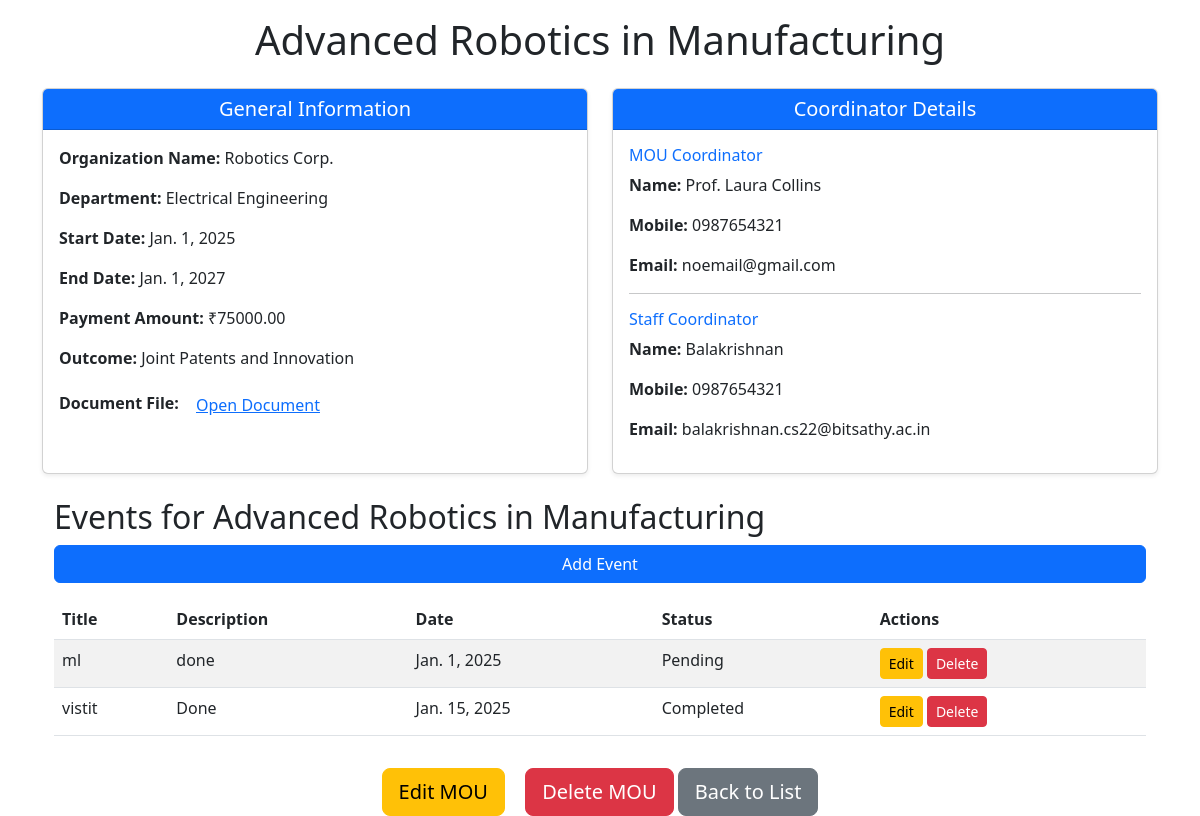
Screenshot of /view/5/ with the database file from the repository.
### mou/models.py (models this page shows, shortened)
class MOU(models.Model):
    title = models.CharField(max_length=255)
    organization_name = models.CharField(max_length=255, blank=True, null=True)
    department_choices = [
        ('cse', 'Computer Science and Engineering'),
        ('it', 'Information Technology'),
        ('ece', 'Electronics and Communication Engineering'),
        ('mech', 'Mechanical Engineering'),
        ('civil', 'Civil Engineering'),
    ]
    department = models.ManyToManyField('Department', related_name='mous')
    start_date = models.DateField()
    end_date = models.DateField()
    document = models.FileField(upload_to='mou_documents/', blank=True, null=True)
    status_choices = [
        ('draft', 'Draft'),
        ('active', 'Active'),
        ('expired', 'Expired'),
    ]
    status = models.CharField(max_length=20, choices=status_choices, default='draft')
    mou_coordinator_name = models.CharField(max_length=100, blank=True, null=True)
    mou_coordinator_mobile = models.CharField(max_length=15, blank=True, null=True)
    mou_coordinator_email = models.EmailField(blank=True, null=True)
    staff_coordinator_name = models.CharField(max_length=100, blank=True, null=True)
    staff_coordinator_mobile = models.CharField(max_length=15, blank=True, null=True)
    staff_coordinator_email = models.EmailField(blank=True, null=True)
    outcome_choices = [
        ('placement', 'Placement'),
        ('iv', 'Industrial Visit'),
        ('workshop', 'Workshop'),
        ('research', 'Research Collaboration'),
        ('internship', 'Internship'),
    ]
    outcome = models.ManyToManyField(Outcome, related_name='mous')
    payment_paid = models.DecimalField(max_digits=10, decimal_places=2, default=0.00)

class Department(models.Model):
    code = models.CharField(max_length=10, unique=True)
    name = models.CharField(max_length=100)

class Outcome(models.Model):
    code = models.CharField(max_length=10, unique=True)
    name = models.CharField(max_length=100)

class Event(models.Model):
    mou = models.ForeignKey('MOU', on_delete=models.CASCADE, related_name='events')
    title = models.CharField(max_length=255)
    description = models.TextField()
    date = models.DateField()
    status = models.CharField(
        max_length=50,
        choices=[
            ('Pending', 'Pending'),
            ('Completed', 'Completed'),
        ],
        default='Pending'
    )

### mou/views.py (the view)
# urls.py: path('view/<int:mou_id>/', views.view_mou, name='view_mou'),
def view_mou(request, mou_id):
    mou = get_object_or_404(MOU.objects.prefetch_related('department', 'outcome'), id=mou_id)
    events = mou.events.all()
    department = ', '.join([dept.name for dept in mou.department.all()])
    outcome = ', '.join([out.name for out in mou.outcome.all()])
    return render(request, 'mou/view_mou.html', {
        'mou': mou,
        'events': events,
        'department': department,
        'outcome': outcome,
    })

### mou/templates/mou/view_mou.html (shortened to what this page needs)
<!DOCTYPE html>
<html lang="en">
<head>
    <link href="https://cdn.jsdelivr.net/npm/bootstrap@5.3.0/dist/css/bootstrap.min.css" rel="stylesheet">
</head>
<body>
    <div class="container mt-3">
        <div class="text-center mb-3">
            <h1>{{ mou.title }}</h1>
        </div>
        <div class="content row">
            <div class="col-md-6">
                <div class="card shadow-sm h-100">
                    <div class="card-header bg-primary text-white text-center">
                        <h5 class="mb-0">General Information</h5>
                    </div>
                    <div class="card-body">
                        <p><strong>Organization Name:</strong> {{ mou.organization_name }}</p>
                        <p><strong>Department:</strong> {{ department }}</p>
                        <p><strong>Start Date:</strong> {{ mou.start_date }}</p>
                        <p><strong>End Date:</strong> {{ mou.end_date }}</p>
                        <p><strong>Payment Amount:</strong> ₹{{ mou.payment_paid }}</p>
                        <p><strong>Outcome:</strong> {{ outcome }}</p>
                        <p>
                            <strong>Document File:</strong>
                            {% if mou.document %}
                            <a href="{{ mou.document.url }}" target="_blank" class="btn btn-link">Open Document</a>
                            {% else %}
                                <span class="text-muted">No document uploaded</span>
                            {% endif %}
                        </p>
                    </div>
                </div>
            </div>
            <div class="col-md-6">
                <div class="card shadow-sm h-100">
                    <div class="card-header bg-primary text-white text-center">
                        <h5 class="mb-0">Coordinator Details</h5>
                    </div>
                    <div class="card-body">
                        <h6 class="text-primary">MOU Coordinator</h6>
                        <p><strong>Name:</strong> {{ mou.mou_coordinator_name }}</p>
                        <p><strong>Mobile:</strong> {{ mou.mou_coordinator_mobile }}</p>
                        <p><strong>Email:</strong> {{ mou.mou_coordinator_email }}</p>
                        <hr>
                        <h6 class="text-primary">Staff Coordinator</h6>
                        <p><strong>Name:</strong> {{ mou.staff_coordinator_name }}</p>
                        <p><strong>Mobile:</strong> {{ mou.staff_coordinator_mobile }}</p>
                        <p><strong>Email:</strong> {{ mou.staff_coordinator_email }}</p>
                    </div>
                </div>
            </div>
        </div>
        <div class="container mt-4">
            <h2>Events for {{ mou.title }}</h2>
            <a href="{% url 'add_event' mou.id %}" class="btn btn-primary mb-3">Add Event</a>
            {% if events %}
                <table class="table table-striped">
                    <thead>
                        <tr>
                            <th>Title</th>
                            <th>Description</th>
                            <th>Date</th>
                            <th>Status</th>
                            <th>Actions</th>
                        </tr>
                    </thead>
                    <tbody>
                        {% for event in events %}
                            <tr>
                                <td>{{ event.title }}</td>
                                <td>{{ event.description }}</td>
                                <td>{{ event.date }}</td>
                                <td>{{ event.status }}</td>
                                <td>
                                    <a href="{% url 'edit_event' event.id %}" class="btn btn-warning btn-sm">Edit</a>
                                    <a href="{% url 'delete_event' event.id %}" class="btn btn-danger btn-sm" onclick="return confirm('Are you sure you want to delete this event?')">Delete</a>
                                </td>
                            </tr>
                        {% endfor %}
                    </tbody>
                </table>
            {% else %}
                <p>No events added yet.</p>
            {% endif %}
        </div>
        <div class="text-center mt-3">
            <a href="{% url 'edit_mou' mou.id %}" class="btn btn-warning btn-lg me-3">Edit MOU</a>
            <a href="{% url 'delete_mou' mou.id %}" class="btn btn-danger btn-lg" onclick="return confirm('Are you sure you want to delete this MOU?')">Delete MOU</a>
            <a href="{% url 'mou_list' %}" class="btn btn-secondary btn-lg">Back to List</a>
        </div>
    </div>
</body>
</html>

### mou/templates/mou/view_mou.html (style rules this page uses)
body, html { height: 100%; }
.container { height: 80%; display: flex; flex-direction: column; }
.content { flex-grow: 1; }

### rows the page displays
MOU: title "Advanced Robotics in Manufacturing", organization_name "Robotics Corp.", start_date "Jan. 1, 2025", end_date "Jan. 1, 2027", payment_paid "75000.00", mou_coordinator_name "Prof. Laura Collins", mou_coordinator_mobile "0987654321", mou_coordinator_email "noemail@gmail.com", staff_coordinator_name "Balakrishnan", staff_coordinator_mobile "0987654321", staff_coordinator_email "balakrishnan.cs22@bitsathy.ac.in"
Department: name "Electrical Engineering"
Outcome: name "Joint Patents and Innovation"
Event: title "ml", description "done", date "Jan. 1, 2025", status "Pending"
Event: title "vistit", description "Done", date "Jan. 15, 2025", status "Completed"
